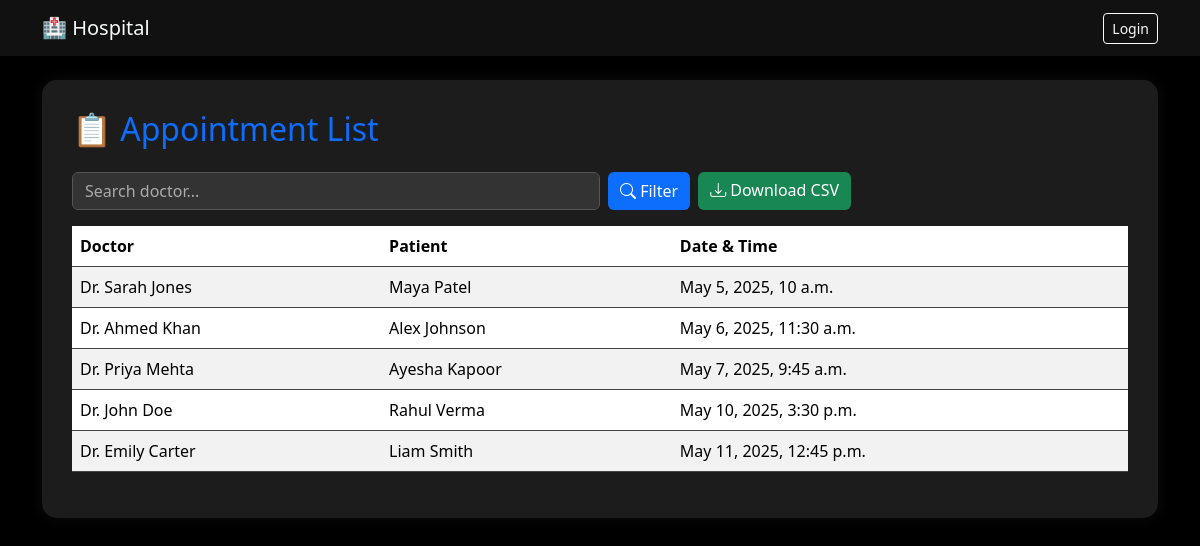
The app's page /appointments/ with its own data.
### core/models.py (models this page shows, shortened)
class Appointment(models.Model):
    doctor = models.ForeignKey(Doctor, on_delete=models.CASCADE)
    patient = models.ForeignKey(Patient, on_delete=models.CASCADE)
    appointment_date = models.DateTimeField()

class Doctor(models.Model):
    name = models.CharField(max_length=100)
    specialization = models.CharField(max_length=100)
    available_days = models.CharField(max_length=100)

class Patient(models.Model):
    name = models.CharField(max_length=100)
    age = models.IntegerField()
    gender = models.CharField(max_length=10)
    contact = models.CharField(max_length=15)

### core/views.py (the view)
# urls.py: path('appointments/', views.appointment_list, name='appointment_list'),
def appointment_list(request):
    doctor_name = request.GET.get('doctor', '')
    if doctor_name:
        appointments = Appointment.objects.filter(doctor__name__icontains=doctor_name)
    else:
        appointments = Appointment.objects.all().order_by('appointment_date')
    return render(request, 'core/appointments.html', {'appointments': appointments, 'doctor_name': doctor_name})

### core/templates/core/appointments.html
{% extends 'core/base.html' %}
{% block content %}
<h2 class="mb-4 text-primary">📋 Appointment List</h2>
<form method="get" class="mb-3 d-flex gap-2">
    <input type="text" name="doctor" placeholder="Search doctor..." value="{{ doctor_name }}" class="form-control w-50">
    <button type="submit" class="btn btn-primary">
        <i class="bi bi-search"></i> Filter
    </button>
    <a href="{% url 'export_appointments' %}" class="btn btn-success">
        <i class="bi bi-download"></i> Download CSV
    </a>
</form>
<table class="table table-striped">
    <thead>
        <tr>
            <th>Doctor</th>
            <th>Patient</th>
            <th>Date & Time</th>
        </tr>
    </thead>
    <tbody>
        {% for appointment in appointments %}
        <tr>
            <td>{{ appointment.doctor.name }}</td>
            <td>{{ appointment.patient.name }}</td>
            <td>{{ appointment.appointment_date }}</td>
        </tr>
        {% empty %}
        <tr>
            <td colspan="3">No appointments found.</td>
        </tr>
        {% endfor %}
    </tbody>
</table>
{% endblock %}

### core/templates/core/base.html (shortened to what this page needs)
<!DOCTYPE html>
<html lang="en">
<head>
    <link href="https://cdn.jsdelivr.net/npm/bootstrap@5.3.3/dist/css/bootstrap.min.css" rel="stylesheet">
    <link href="https://cdn.jsdelivr.net/npm/bootstrap-icons@1.10.5/font/bootstrap-icons.css" rel="stylesheet">
</head>
<body>
    <nav class="navbar navbar-expand-lg">
        <div class="container">
            <a class="navbar-brand" href="/">🏥 Hospital</a>
            <div>
                {% if user.is_authenticated %}
                    <span class="navbar-text me-3">Hello, {{ user.username }}</span>
                    <a class="btn btn-outline-light btn-sm" href="{% url 'logout' %}">Logout</a>
                {% else %}
                    <a class="btn btn-outline-light btn-sm" href="{% url 'login' %}">Login</a>
                {% endif %}
            </div>
        </div>
    </nav>
    <div class="container my-4">
        <div class="content-box">
            {% block content %}{% endblock %}
        </div>
    </div>
</body>
</html>

### core/templates/core/base.html (style rules this page uses)
body { background-color: #000; color: #f8f9fa; font-family: 'Segoe UI', sans-serif; }
.navbar { background-color: #111; }
.navbar-brand, .nav-link, .navbar-text { color: #f8f9fa !important; }
.content-box { background: #1c1c1c; padding: 30px; border-radius: 15px; box-shadow: 0 0 15px rgba(255, 255, 255, 0.05); }
.btn-primary { background-color: #0d6efd; border: none; }
.btn-success { background-color: #198754; border: none; }
.form-control { background-color: #333; color: #f8f9fa; border: 1px solid #555; }
.form-control::placeholder { color: #aaa; }
table { color: #f8f9fa; }
th, td { border-color: #444 !important; }

### records on screen
Appointment: doctor.name "Dr. Sarah Jones", patient.name "Maya Patel", appointment_date "May 5, 2025, 10 a.m."
Appointment: doctor.name "Dr. Ahmed Khan", patient.name "Alex Johnson", appointment_date "May 6, 2025, 11:30 a.m."
Appointment: doctor.name "Dr. Priya Mehta", patient.name "Ayesha Kapoor", appointment_date "May 7, 2025, 9:45 a.m."
Appointment: doctor.name "Dr. John Doe", patient.name "Rahul Verma", appointment_date "May 10, 2025, 3:30 p.m."
Appointment: doctor.name "Dr. Emily Carter", patient.name "Liam Smith", appointment_date "May 11, 2025, 12:45 p.m."
